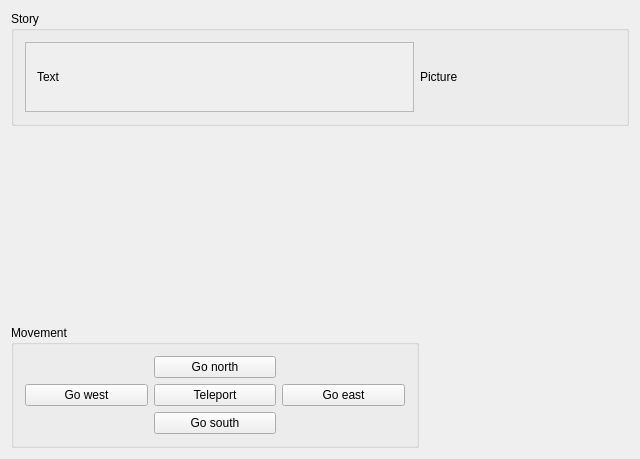
<?xml version="1.0" encoding="UTF-8"?>
<ui version="4.0">
 <class>MainWindow</class>
 <widget class="QMainWindow" name="MainWindow">
  <property name="geometry">
   <rect>
    <x>0</x>
    <y>0</y>
    <width>640</width>
    <height>459</height>
   </rect>
  </property>
  <property name="windowTitle">
   <string>Zork - The Game</string>
  </property>
  <property name="windowIcon">
   <iconset resource="../resources.qrc">
    <normaloff>:/icons/GameView/pictures/zork_icon.png</normaloff>
    <normalon>:/icons/GameView/pictures/zork_icon.png</normalon>:/icons/GameView/pictures/zork_icon.png</iconset>
  </property>
  <widget class="QWidget" name="centralWidget">
   <property name="minimumSize">
    <size>
     <width>640</width>
     <height>459</height>
    </size>
   </property>
   <layout class="QGridLayout" name="gridLayout">
    <item row="2" column="0" colspan="2">
     <widget class="QGroupBox" name="buttonsBox">
      <property name="sizePolicy">
       <sizepolicy hsizetype="Preferred" vsizetype="Preferred">
        <horstretch>0</horstretch>
        <verstretch>1</verstretch>
       </sizepolicy>
      </property>
      <property name="title">
       <string>Movement</string>
      </property>
      <layout class="QGridLayout" name="gridLayout_3">
       <item row="1" column="1">
        <widget class="QPushButton" name="teleportButton">
         <property name="text">
          <string>Teleport</string>
         </property>
        </widget>
       </item>
       <item row="1" column="0">
        <widget class="QPushButton" name="westButton">
         <property name="text">
          <string>Go west</string>
         </property>
        </widget>
       </item>
       <item row="1" column="2">
        <widget class="QPushButton" name="eastButton">
         <property name="text">
          <string>Go east</string>
         </property>
        </widget>
       </item>
       <item row="0" column="1">
        <widget class="QPushButton" name="northButton">
         <property name="text">
          <string>Go north</string>
         </property>
        </widget>
       </item>
       <item row="2" column="1">
        <widget class="QPushButton" name="southButton">
         <property name="text">
          <string>Go south</string>
         </property>
        </widget>
       </item>
      </layout>
     </widget>
    </item>
    <item row="0" column="0" colspan="3">
     <widget class="QGroupBox" name="storyBox">
      <property name="sizePolicy">
       <sizepolicy hsizetype="Preferred" vsizetype="Preferred">
        <horstretch>0</horstretch>
        <verstretch>1</verstretch>
       </sizepolicy>
      </property>
      <property name="title">
       <string>Story</string>
      </property>
      <layout class="QGridLayout" name="gridLayout_2">
       <item row="0" column="1">
        <widget class="QLabel" name="storyPic">
         <property name="sizePolicy">
          <sizepolicy hsizetype="Preferred" vsizetype="Preferred">
           <horstretch>1</horstretch>
           <verstretch>0</verstretch>
          </sizepolicy>
         </property>
         <property name="text">
          <string>Picture</string>
         </property>
         <property name="scaledContents">
          <bool>true</bool>
         </property>
        </widget>
       </item>
       <item row="0" column="0">
        <widget class="QScrollArea" name="scrollArea">
         <property name="sizePolicy">
          <sizepolicy hsizetype="Expanding" vsizetype="Expanding">
           <horstretch>2</horstretch>
           <verstretch>0</verstretch>
          </sizepolicy>
         </property>
         <property name="widgetResizable">
          <bool>true</bool>
         </property>
         <widget class="QWidget" name="scrollAreaWidgetContents">
          <property name="geometry">
           <rect>
            <x>0</x>
            <y>0</y>
            <width>395</width>
            <height>70</height>
           </rect>
          </property>
          <layout class="QHBoxLayout" name="horizontalLayout">
           <item>
            <widget class="QLabel" name="storyText">
             <property name="sizePolicy">
              <sizepolicy hsizetype="Preferred" vsizetype="Preferred">
               <horstretch>0</horstretch>
               <verstretch>0</verstretch>
              </sizepolicy>
             </property>
             <property name="text">
              <string>Text</string>
             </property>
             <property name="wordWrap">
              <bool>true</bool>
             </property>
            </widget>
           </item>
          </layout>
         </widget>
        </widget>
       </item>
      </layout>
     </widget>
    </item>
    <item row="1" column="0" colspan="2">
     <widget class="QWidget" name="widget" native="true">
      <property name="sizePolicy">
       <sizepolicy hsizetype="Preferred" vsizetype="Preferred">
        <horstretch>0</horstretch>
        <verstretch>2</verstretch>
       </sizepolicy>
      </property>
     </widget>
    </item>
   </layout>
  </widget>
 </widget>
 <layoutdefault spacing="6" margin="11"/>
 <resources>
  <include location="../resources.qrc"/>
 </resources>
 <connections/>
</ui>
